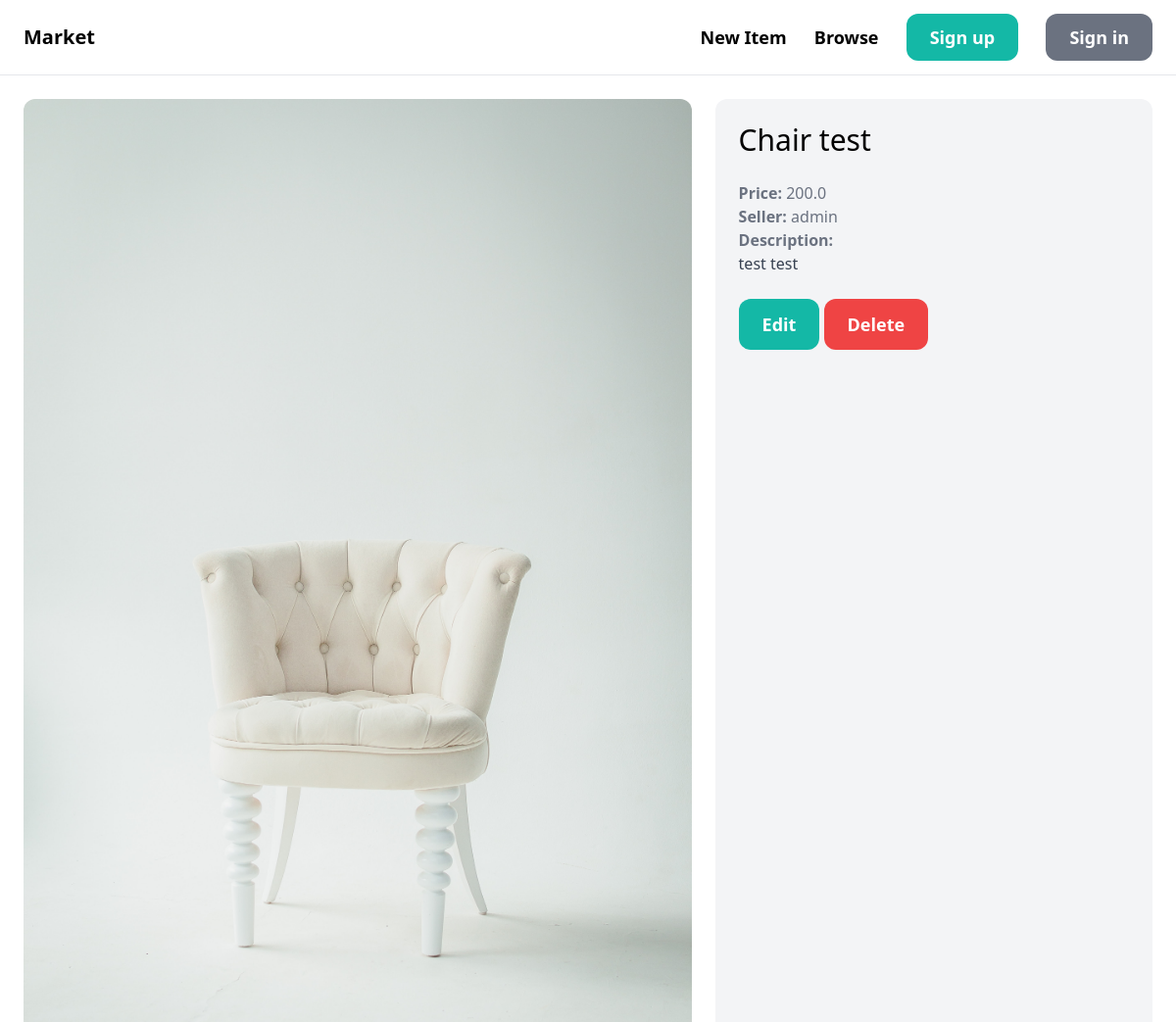
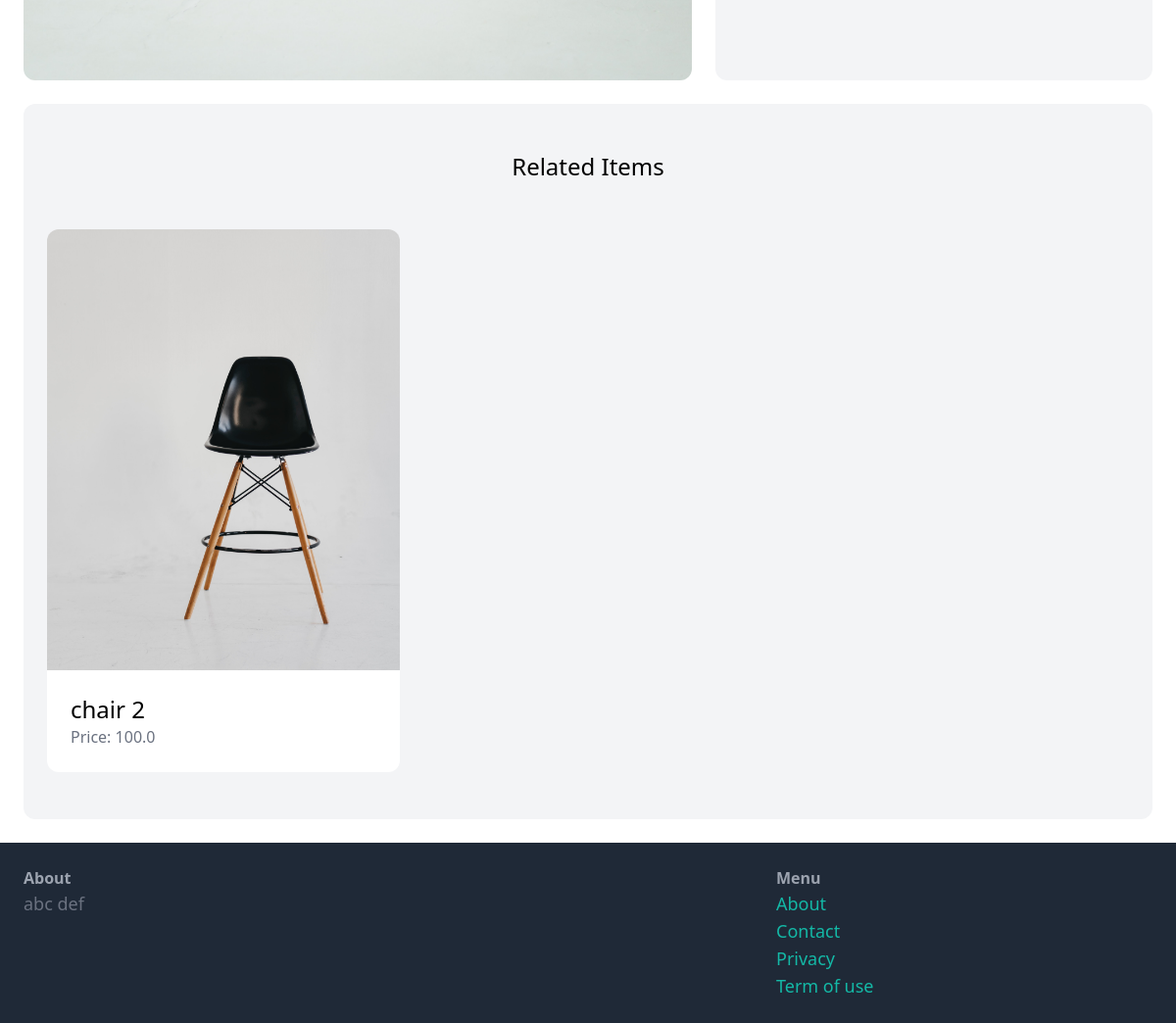
Page /items/4/ on the committed database (2 pictures, top to bottom).
### item/models.py (models this page shows, shortened)
class Item(models.Model):
    category = models.ForeignKey(Category, related_name='items', on_delete=models.CASCADE)
    name = models.CharField(max_length=255)
    description = models.TextField(blank=True, null=True)
    price = models.FloatField()
    image = models.ImageField(upload_to='item_images', blank=True, null=True)
    is_sold = models.BooleanField(default=False)
    created_by = models.ForeignKey(User, related_name='items', on_delete=models.CASCADE)
    created_at = models.DateTimeField(auto_now_add=True)

### item/views.py (the view)
# urls.py: path('<int:pk>/', views.detail, name='detail'),
def detail(request, pk):
    item = get_object_or_404(Item, pk=pk)
    related_items = Item.objects.filter(category=item.category, is_sold=False).exclude(pk=pk)[0:3]
    return render(request, 'item/detail.html', {
        'item': item,
        'related_items': related_items
    })

### item/templates/item/detail.html (shortened to what this page needs)
{% extends "core/base.html" %}
{% block content %}
<div class="grid grid-cols-5 gap-6">
    <div class="col-span-3">
        <img src="{{ item.image.url }}" class="rounded-xl">
    </div>
    <div class="col-span-2 p-6 bg-gray-100 rounded-xl">
        <h1 class="mb-6 text-3xl">{{ item.name }}</h1>
        <p class="text-gray-500"><strong>Price: </strong>{{ item.price }}</p>
        <p class="text-gray-500"><strong>Seller: </strong>{{ item.created_by.username }}</p>
        {% if item.description %}
            <p class="text-gray-700">
                <strong class="text-gray-500">Description:</strong><br>
                {{ item.description }}
            </p>
        {% endif %}
        <a href="#" class="inline-block mt-6 px-6 py-3 text-lg font-semibold bg-teal-500 text-white rounded-xl">Edit</a>
        <a href="#" class="inline-block mt-6 px-6 py-3 text-lg font-semibold bg-red-500 text-white rounded-xl">Delete</a>
    </div>
</div>
<div class="mt-6 px-6 py-12 bg-gray-100 rounded-xl">
    <h2 class="mb-12 text-2xl text-center">Related Items</h2>
    <div class="grid grid-cols-3 gap-3">
        {% for item in related_items %}
            <div>
            <a href="{% url 'item:detail' item.id %}">
                <div>
                    <img src="{{ item.image.url }}" class="rounded-t-xl">
                </div>
                <div class="p-6 bg-white rounded-b-xl">
                    <h2 class="text-2xl">{{ item.name }}</h2>
                    <p class="text-gray-500">Price: {{ item.price }}</p>
                </div>
            </a>
            </div>
        {% endfor %}
    </div>
</div>
{% endblock %}

### rows in the picture
Item: image (picture), name "Chair test", price "200.0", created_by.username "admin", description "test test"
Item: image (picture), name "chair 2", price "100.0"
